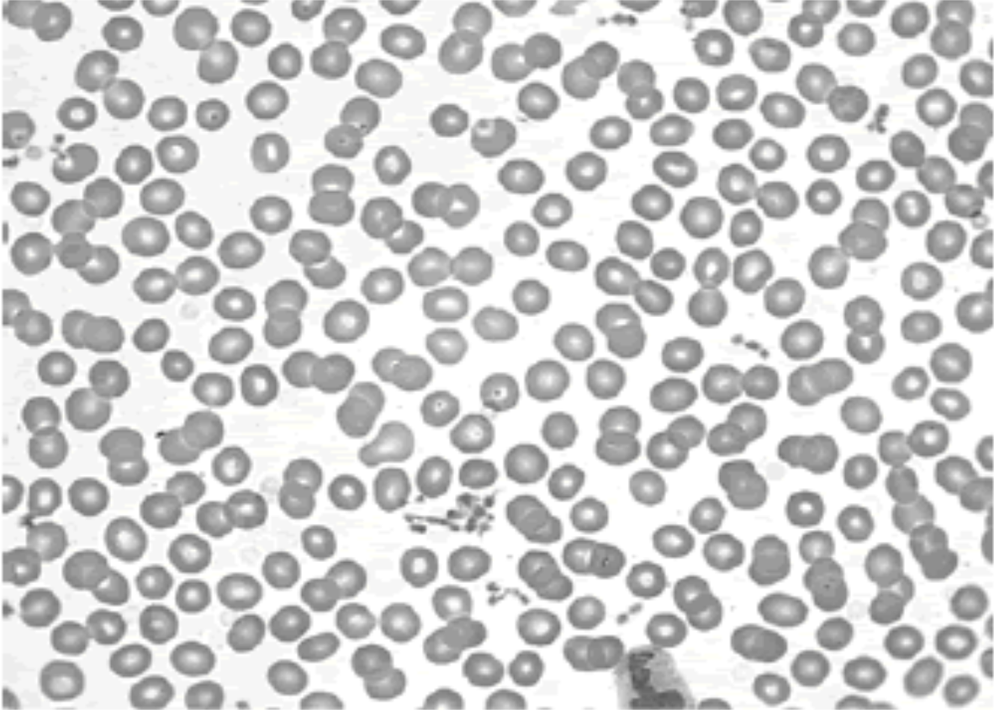
#> input picture cells.png, 994 x 710 px, shrunk from 1182 x 844 before the run
$ python main.py
#> lines starting #> are read from the running program, lines starting #| are printed output that depends on the picture; after the words box and inside, x2 and y2 are one past the last pixel; in counts of white or black regions, pixels touching at a corner belong together
### visualize.py
import cv2
import numpy as np
import matplotlib.pyplot as plt

def count_and_show(image, step_name, cumulative_name=None, min_area=80, prev_image=None, prev_title=None):


    # 1) if image is in grayscale change it to BGR (boxes are going to drawn )
    if len(image.shape) == 2:
        img_color = cv2.cvtColor(image, cv2.COLOR_GRAY2BGR)
    else:
        img_color = image.copy()

    # 2) Connected components
    num_labels, _, stats, centroids = cv2.connectedComponentsWithStats(image)

    count = 0

    # 3) bounding  box for each object
    for i in range(1, num_labels):  # 0 = background
        x = stats[i, cv2.CC_STAT_LEFT]
        y = stats[i, cv2.CC_STAT_TOP]
        w = stats[i, cv2.CC_STAT_WIDTH]
        h = stats[i, cv2.CC_STAT_HEIGHT]
        area = stats[i, cv2.CC_STAT_AREA]

        # if there is small particules skip them
        if area < min_area:
            continue

        count += 1

        # draw box
        cv2.rectangle(img_color, (x, y), (x + w, y + h), (0, 255, 0), 2)

        # giving numbers to each
        cx = int(centroids[i][0])
        cy = int(centroids[i][1])
        cv2.putText(img_color, str(count), (cx, cy),
                    cv2.FONT_HERSHEY_SIMPLEX, 0.5, (0, 0, 255), 1, cv2.LINE_AA)

    # 4) show with Matplotlib
    title = cumulative_name if cumulative_name else step_name
    plt.figure(figsize=(15, 7))

    if prev_image is not None:
        plt.subplot(1, 2, 1)
        if len(prev_image.shape) == 2:
            plt.imshow(prev_image, cmap="gray")
        else:
            plt.imshow(cv2.cvtColor(prev_image, cv2.COLOR_BGR2RGB))

        plt.axis("off")

        plt.subplot(1, 2, 2)
        plt.imshow(cv2.cvtColor(img_color, cv2.COLOR_BGR2RGB))

        plt.axis("off")
    else:
        plt.imshow(cv2.cvtColor(img_color, cv2.COLOR_BGR2RGB))
        plt.title(f"{title}\nCount: {count}")
        plt.axis("off")

    plt.show()

    return count

### image_proces.py
import cv2
import numpy as np


# 0) Contrast Stretching

def contrast_stretch(img, r1, s1, r2, s2):
    img = img.astype('float')
    r1 = r1 + 1e-6
    r2 = r2 + 1e-6

    stretched = np.piecewise(
        img,
        [img < r1, (img >= r1) & (img <= r2), img > r2],
        [
            lambda r: (s1 / r1) * r,
            lambda r: ((s2 - s1) / (r2 - r1)) * (r - r1) + s1,
            lambda r: ((255 - s2) / (255 - r2)) * (r - r2) + s2
        ]
    )

    return np.uint8(np.clip(stretched, 0, 255))


# 1) Gamma Correction

def gamma_correct(img, gamma=1 / 1.5):
    normalized = img / 255.0
    corrected = np.power(normalized, gamma)
    return np.uint8(corrected * 255)


# 2) Load grayscale

def read_image(path="cells.png"):
    gray = cv2.imread(path, cv2.IMREAD_GRAYSCALE)
    #histogram equalization
    gray = cv2.equalizeHist(gray)
    #---Gaussian blur---
    #affected the output to have a little more clear borders which affected the count by 1 cell more
    # --- Contrast Stretching ---
    rmin = np.min(gray)
    rmax = np.max(gray)
    gray = contrast_stretch(gray, rmin, 0, rmax, 255)

    # --- Gamma Correction ---
    gray = gamma_correct(gray, gamma=1 / 1.5)
    #gamma parameter also taken 0.4,2.2 0.7 the chosen parameter has value is one of the best output

    return gray


# 3) Threshold + Logical NOT

def apply_threshold(gray):

    _, bw = cv2.threshold(gray, 0, 255, cv2.THRESH_BINARY + cv2.THRESH_OTSU)
    bw = cv2.bitwise_not(bw)
    return bw


# 4) Opening (7×7)

def remove_noise(binary):
    kernel7 = cv2.getStructuringElement(cv2.MORPH_RECT, (7, 7))
    opened = cv2.morphologyEx(binary, cv2.MORPH_OPEN, kernel7)
    return opened


# 5) Hole Filling (FloodFill)

def flood_fill_holes(binary):
    flood = binary.copy()
    h, w = binary.shape[:2]
    mask = np.zeros((h + 2, w + 2), np.uint8)
    cv2.floodFill(flood, mask, (0, 0), 255)

    flood_inv = cv2.bitwise_not(flood)
    filled = cv2.bitwise_or(binary, flood_inv)
    return filled


# 6) Opening (20×20)

def large_opening(filled):
    kernel25 = cv2.getStructuringElement(cv2.MORPH_RECT, (20, 20))
    opened2 = cv2.morphologyEx(filled, cv2.MORPH_OPEN, kernel25)
    return opened2

### main.py
import cv2
import matplotlib.pyplot as plt
from image_proces import (
    read_image,
    apply_threshold,
    remove_noise,
    flood_fill_holes,
    large_opening
)
from visualize import count_and_show


def show_step(prev_img, curr_img, prev_title, curr_title, step_name, min_area=80):
    # Cell Count (on current image)
    count = count_and_show(curr_img, step_name, min_area=min_area)

    plt.figure(figsize=(15, 7))
    plt.subplot(1, 2, 1)
    if len(prev_img.shape) == 2:
        plt.imshow(prev_img, cmap="gray")
    else:
        plt.imshow(cv2.cvtColor(prev_img, cv2.COLOR_BGR2RGB))
    plt.title(prev_title)
    plt.axis("off")

    plt.subplot(1, 2, 2)
    if len(curr_img.shape) == 2:
        plt.imshow(curr_img, cmap="gray")
    else:
        plt.imshow(cv2.cvtColor(curr_img, cv2.COLOR_BGR2RGB))
    plt.title(f"{curr_title}\nCount: {count}")
    plt.axis("off")

    plt.suptitle(step_name, fontsize=16)
    plt.show()

    return count


def pipeline():
    print("\n--- Cell Count Pipeline Started ---\n")
    print("{:<50} {:>10}".format("Processes implemented", "Cell Count"))
    print("-" * 65)

    # 1) Read image (grayscale + preprocess)
    original = cv2.imread("cells.png", cv2.IMREAD_GRAYSCALE)
#> original: shape (710, 994); min 70, max 255, mean 205.8
    blurred = cv2.GaussianBlur(original, (7, 7), 0)
    count = show_step(original, blurred, "Original", "Gaussian Blur", "Step 1: Blur")
#> in count_and_show, `num_labels, _, stats, centroids = cv2.connectedComponentsWithStats(ima..`: num_labels = 2; stats = [[-1, 2147483647, 0, 0, 0], [0, 0, 994, 710, 705740]]; centroids = [[nan, nan], [496.5, 354.5]]
#> the loop in count_and_show, `for i in range(1, num_labels):` made 1 pass
#> (x, y, w, h, area, cx, cy) on pass 1: (0, 0, 994, 710, 705740, 496, 354)
#> after the loop in count_and_show, `for i in range(1, num_labels):`: img_color: shape (710, 994, 3); mean B, G, R 204.2, 206, 204.2
#> after the loop in count_and_show, `for i in range(1, num_labels):`: count = 1
#> in show_step, `plt.show()`:
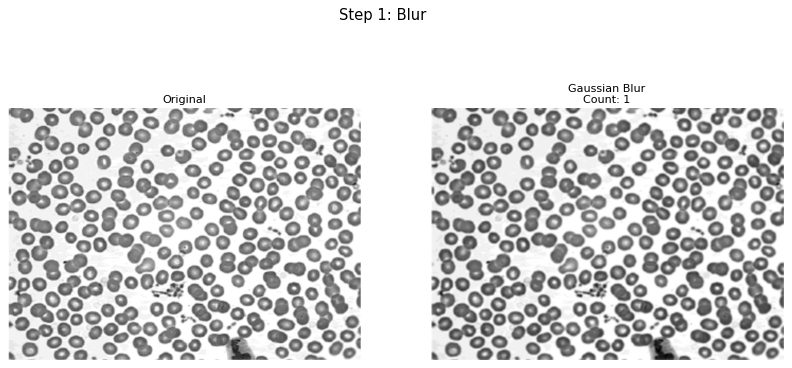
#> figure drawn by matplotlib, 2 panels
#> count = 1
    print("{:<50} {:>10}".format("Gaussian Blur", count))
#| Gaussian Blur                                               1

    # 2) Histogram Equalization + Contrast Stretch + Gamma
    stretched = read_image("cells.png")  # contains stretch + gamma
#> in read_image, `gray = cv2.equalizeHist(gray)`:
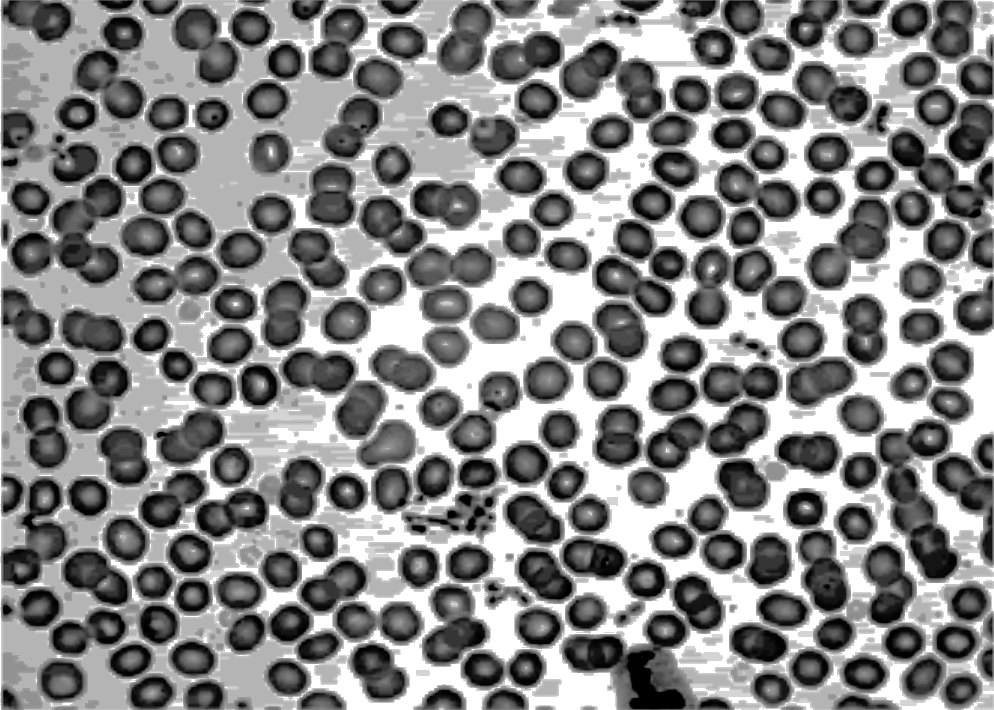
#> gray: shape (710, 994); min 0, max 255, mean 133.1
#> in read_image, `rmin = np.min(gray)`: rmin = 0
#> in read_image, `rmax = np.max(gray)`: rmax = 255
#> in contrast_stretch, `r1 = r1 + 1e-6`: r1 = 1e-06
#> in contrast_stretch, `r2 = r2 + 1e-6`: r2 = 255
    count = show_step(
        blurred,
        stretched,
        "Gaussian Blur",
        "Histogram Equalization + Contrast Stretch + Gamma",
        "Step 2: Stretch + Gamma"
    )
#> call 2 of count_and_show, with step_name = 'Step 2: Stretch + Gamma', min_area = 80
#> in count_and_show (call 2), `num_labels, _, stats, centroids = cv2.connectedComponentsWithStats(ima..`: num_labels = 3; stats = [[4, 1, 988, 708, 4073], [0, 0, 994, 710, 701657], [641, 657, 5, 2, 10]]; centroids = [[556.4, 535.1], [496.2, 353.4], [643, 657.5]]
#> the loop in count_and_show (call 2), `for i in range(1, num_labels):` made 2 passes
#> (x, y, w, h, area, cx, cy) on pass 1: (0, 0, 994, 710, 701657, 496, 353)
#> after the loop in count_and_show (call 2), `for i in range(1, num_labels):`:
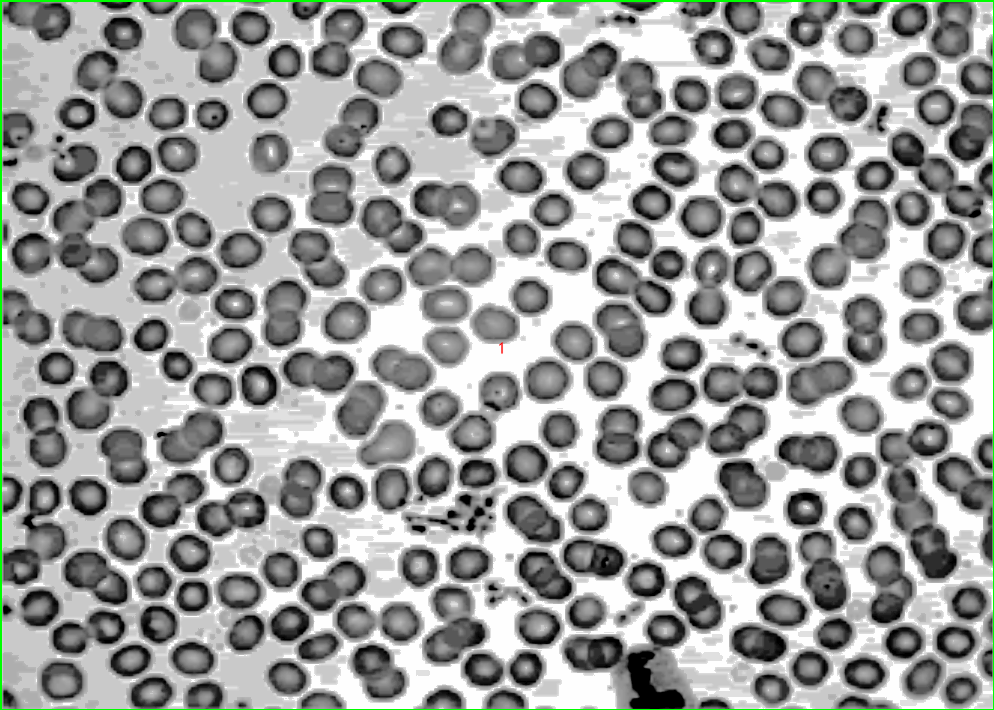
#> img_color: shape (710, 994, 3); mean B, G, R 154.4, 156.2, 154.4
#> after the loop in count_and_show (call 2), `for i in range(1, num_labels):`: count = 1
    print("{:<50} {:>10}".format("Contrast Stretch + Gamma", count))
#| Contrast Stretch + Gamma                                    1

    # 3) Threshold
    thresh = apply_threshold(stretched)
#> in apply_threshold, `_, bw = cv2.threshold(gray, 0, 255, cv2.THRESH_BINARY + cv2.THRESH_OTSU)`:
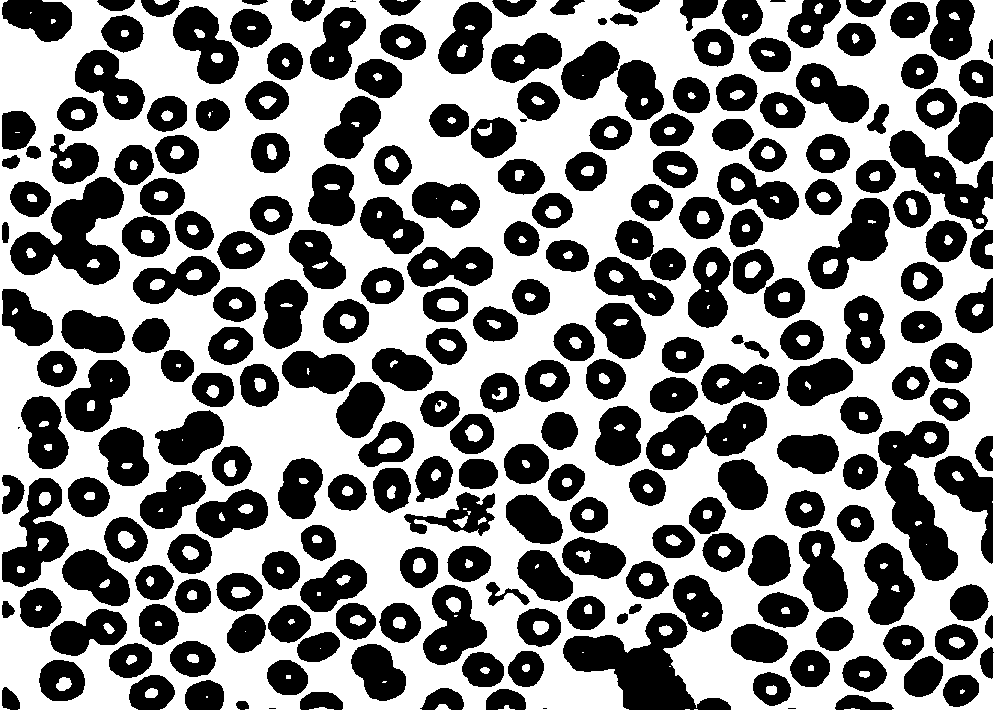
#> bw: shape (710, 994); 53.7% white; 245 black regions (6 under 20 px), largest, box (x1, y1, x2, y2) and area: (563, 613, 731, 710) 6995, (878, 421, 958, 581) 6166, (10, 177, 124, 285) 6050
    count = show_step(stretched, thresh, "Preprocessed", "Threshold", "Step 3: Threshold")
#> call 3 of count_and_show, with step_name = 'Step 3: Threshold', min_area = 80
#> in count_and_show (call 3), `num_labels, _, stats, centroids = cv2.connectedComponentsWithStats(ima..`: num_labels = 246; stats = 246 rows, first 6: [0, 0, 994, 710, 379209], [2, 0, 70, 42, 2116], [97, 0, 38, 11, 317], [141, 0, 39, 17, 450], [242, 0, 26, 5, 97], [291, 0, 34, 22, 546]; centroids = 246 pairs, first value 4.95 to 990.6, second value 0.533 to 708
#> the loop in count_and_show (call 3), `for i in range(1, num_labels):` made 245 passes
#> (x, y, w, h, area, cx, cy) on passes 1 to 3: (2, 0, 70, 42, 2116, 38, 17), (97, 0, 38, 11, 317, 115, 4), (141, 0, 39, 17, 450, 159, 7)
#> after the loop in count_and_show (call 3), `for i in range(1, num_labels):`:
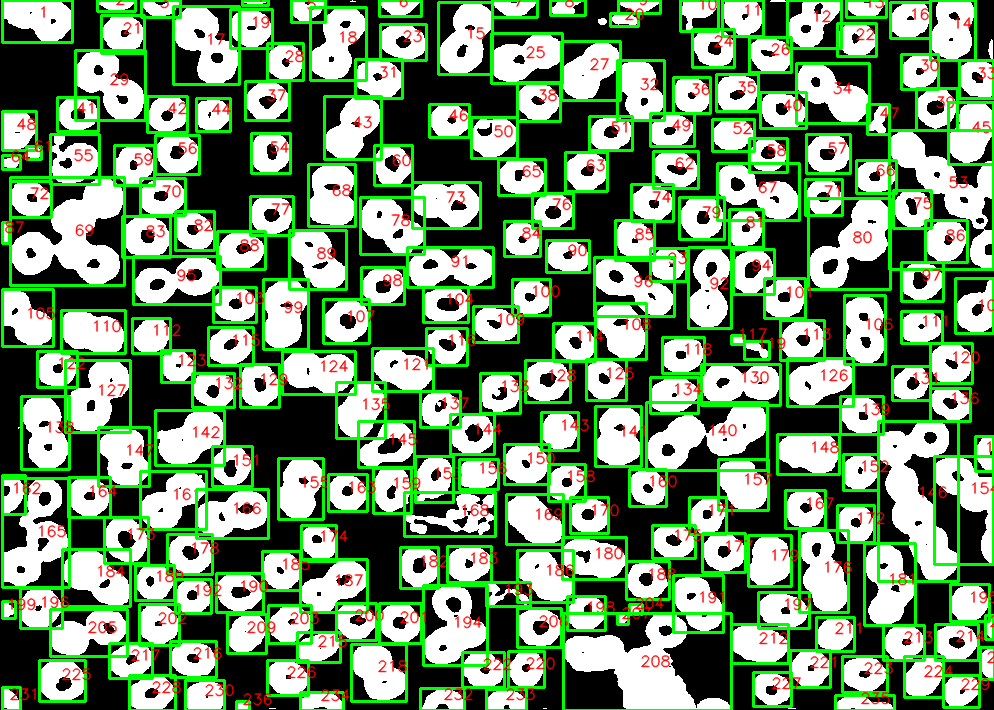
#> img_color: shape (710, 994, 3); mean B, G, R 105.3, 146, 111.7
#> after the loop in count_and_show (call 3), `for i in range(1, num_labels):`: count = 236
#> count = 236
    print("{:<50} {:>10}".format("Threshold", count))
#| Threshold                                                 236

    # 4) Opening (noise removal)
    opened = remove_noise(thresh)
#> in remove_noise, `opened = cv2.morphologyEx(binary, cv2.MORPH_OPEN, kernel7)`:
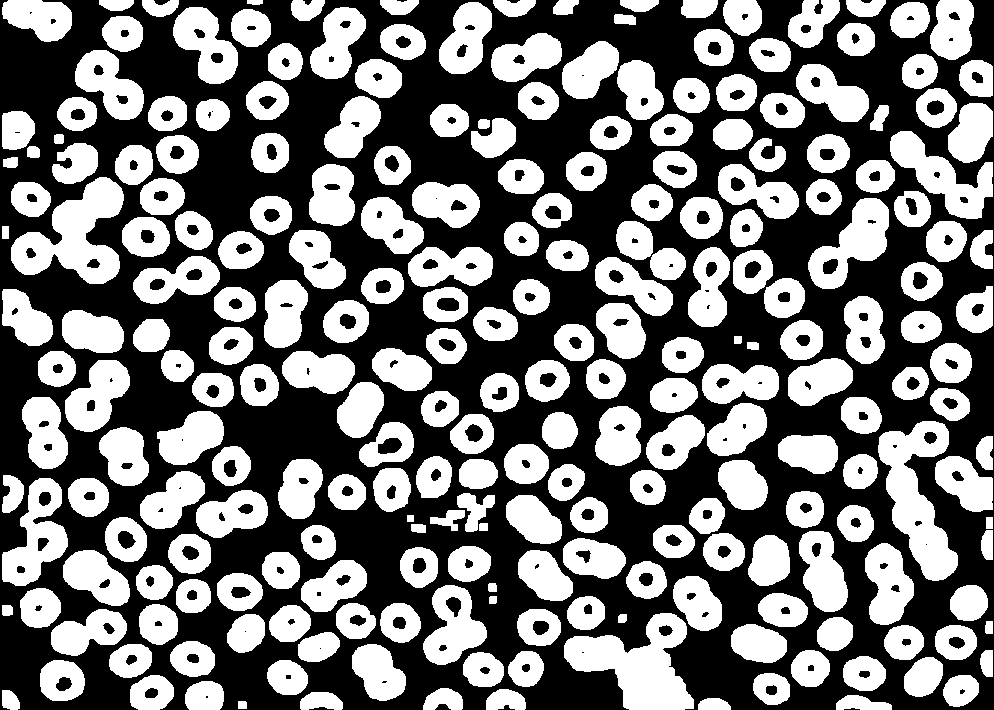
#> opened: shape (710, 994); 45.8% white; 247 white regions, largest, box (x1, y1, x2, y2) and area: (564, 613, 694, 710) 6620, (878, 421, 958, 581) 6154, (11, 177, 124, 284) 6021
    count = show_step(thresh, opened, "Threshold", "Opening", "Step 4: Opening")
#> in count_and_show (call 4), `num_labels, _, stats, centroids = cv2.connectedComponentsWithStats(ima..`: num_labels = 248; stats = 248 rows, first 6: [0, 0, 994, 710, 382720], [2, 0, 70, 42, 2116], [99, 0, 35, 11, 311], [142, 0, 37, 17, 446], [247, 0, 16, 5, 72], [291, 0, 34, 21, 543]; centroids = 248 pairs, first value 5 to 989, second value 1.78 to 704.5
    print("{:<50} {:>10}".format("Opening", count))
#| Opening                                                   239

    # 5) Flood Fill (hole filling)
    filled = flood_fill_holes(opened)
#> in flood_fill_holes, `cv2.floodFill(flood, mask, (0, 0), 255)`: flood: shape (710, 994); 97.4% white; 233 black regions (31 under 20 px), largest, box (x1, y1, x2, y2) and area: (378, 438, 402, 454) 290, (437, 298, 459, 311) 247, (465, 424, 483, 442) 228
#> in flood_fill_holes, `filled = cv2.bitwise_or(binary, flood_inv)`: filled: shape (710, 994); 48.4% white; 247 white regions, largest, box (x1, y1, x2, y2) and area: (564, 613, 694, 710) 6731, (878, 421, 958, 581) 6308, (11, 177, 124, 284) 6179
    count = show_step(opened, filled, "Opening", "Flood Fill", "Step 5: Flood Fill")
    print("{:<50} {:>10}".format("Flood Fill", count))
#| Flood Fill                                                239

    # 6) Large Opening (remove small objects / separate touching cells)
    opened2 = large_opening(filled)
#> in large_opening, `kernel25 = cv2.getStructuringElement(cv2.MORPH_RECT, (20, 20))`: kernel25: shape (20, 20); every value is 1
#> in large_opening, `opened2 = cv2.morphologyEx(filled, cv2.MORPH_OPEN, kernel25)`: opened2: shape (710, 994); 42.5% white; 222 white regions, largest, box (x1, y1, x2, y2) and area: (568, 615, 687, 710) 6310, (55, 182, 123, 283) 4488, (889, 469, 955, 580) 3920
    count = show_step(filled, opened2, "Flood Fill", "Large Opening", "Step 6: Large Opening")
#> after the loop in count_and_show (call 6), `for i in range(1, num_labels):`:
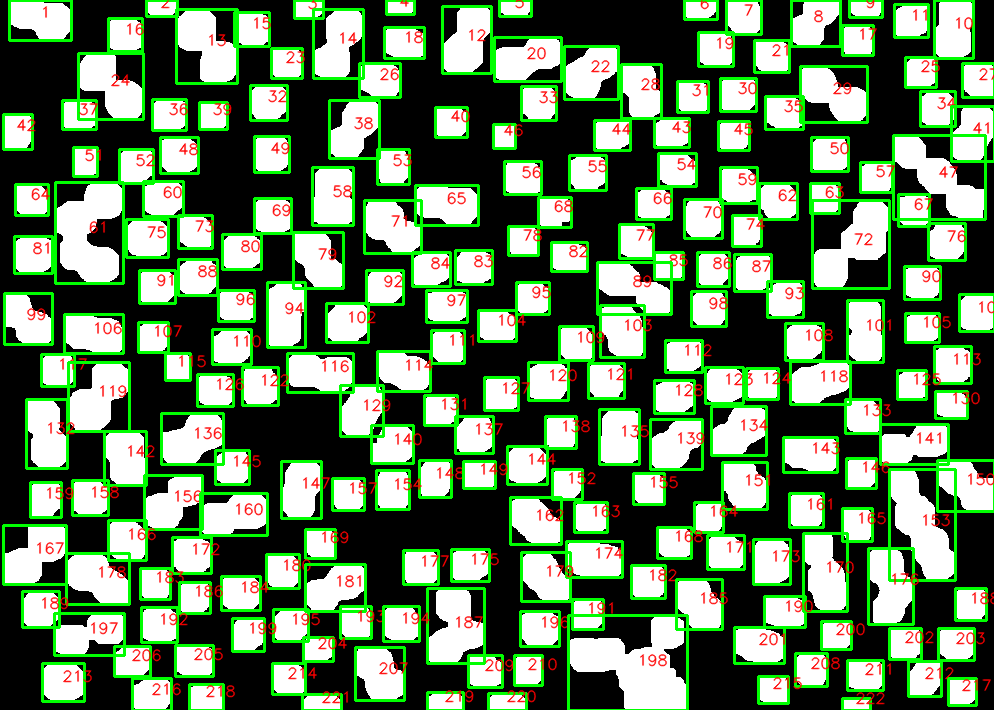
#> img_color: shape (710, 994, 3); mean B, G, R 92.6, 128, 98.6
    print("{:<50} {:>10}".format("Large Opening", count))
#| Large Opening                                             222

    print("\n--- Pipeline Finished ---\n")


if __name__ == "__main__":
    pipeline()
